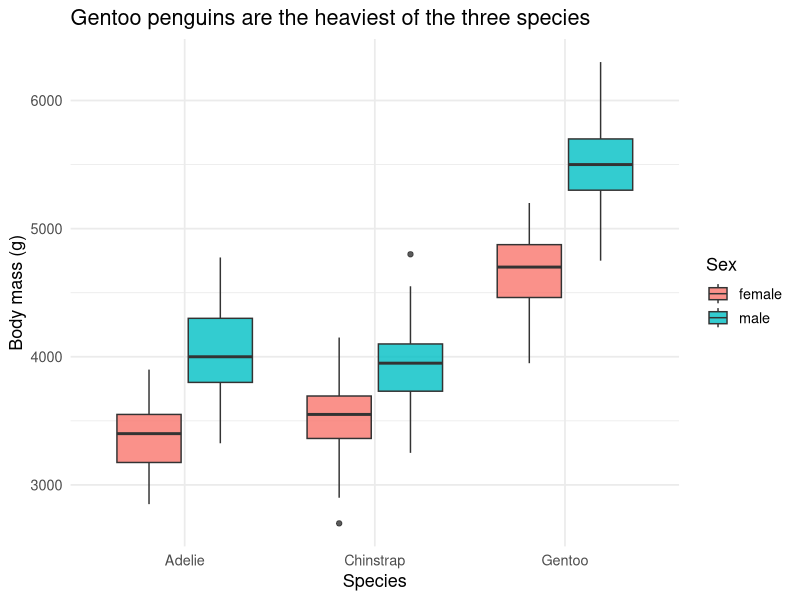

The R source for this figure:
## ---- chunk 1
#| label: setup
#| message: false
#| warning: false

library(palmerpenguins)
library(dplyr)
library(ggplot2)
library(broom)
library(knitr)
## ---- chunk 2
#| label: clean-data

penguins_clean <- penguins |>
  filter(!is.na(sex)) |>
  select(species, island, bill_length_mm, bill_depth_mm, flipper_length_mm,
         body_mass_g, sex) |>
  na.omit()

n_dropped <- nrow(penguins) - nrow(penguins_clean)
cat("Rows in raw data:", nrow(penguins), "\n")
cat("Rows after dropping incomplete cases:", nrow(penguins_clean), "\n")
cat("Rows dropped:", n_dropped, "\n")
## ---- chunk 3
#| label: summary-table

penguin_summary <- penguins_clean |>
  group_by(species, sex) |>
  summarise(
    n = n(),
    mean_mass_g = round(mean(body_mass_g), 1),
    sd_mass_g = round(sd(body_mass_g), 1),
    mean_flipper_mm = round(mean(flipper_length_mm), 1),
    .groups = "drop"
  )

kable(penguin_summary,
      caption = "Body mass and flipper length by species and sex.")
## ---- chunk 4
#| label: fig-penguin-mass
#| fig-cap: "Body mass of penguins by species, split by sex."
#| warning: false

ggplot(penguins_clean, aes(x = species, y = body_mass_g, fill = sex)) +
  geom_boxplot(alpha = 0.8) +
  labs(
    x = "Species",
    y = "Body mass (g)",
    fill = "Sex",
    title = "Gentoo penguins are the heaviest of the three species"
  ) +
  theme_minimal(base_size = 13)
## ---- chunk 5
#| label: fit-model

mass_model <- lm(
  body_mass_g ~ bill_length_mm + flipper_length_mm + species + sex,
  data = penguins_clean
)

kable(tidy(mass_model, conf.int = TRUE),
      digits = 2,
      caption = "Coefficient estimates for the body mass model.")
## ---- chunk 6
#| label: model-fit

glance_stats <- glance(mass_model)
kable(glance_stats[, c("r.squared", "adj.r.squared", "sigma", "df.residual")],
      digits = 3,
      caption = "Overall fit of the body mass model.")
